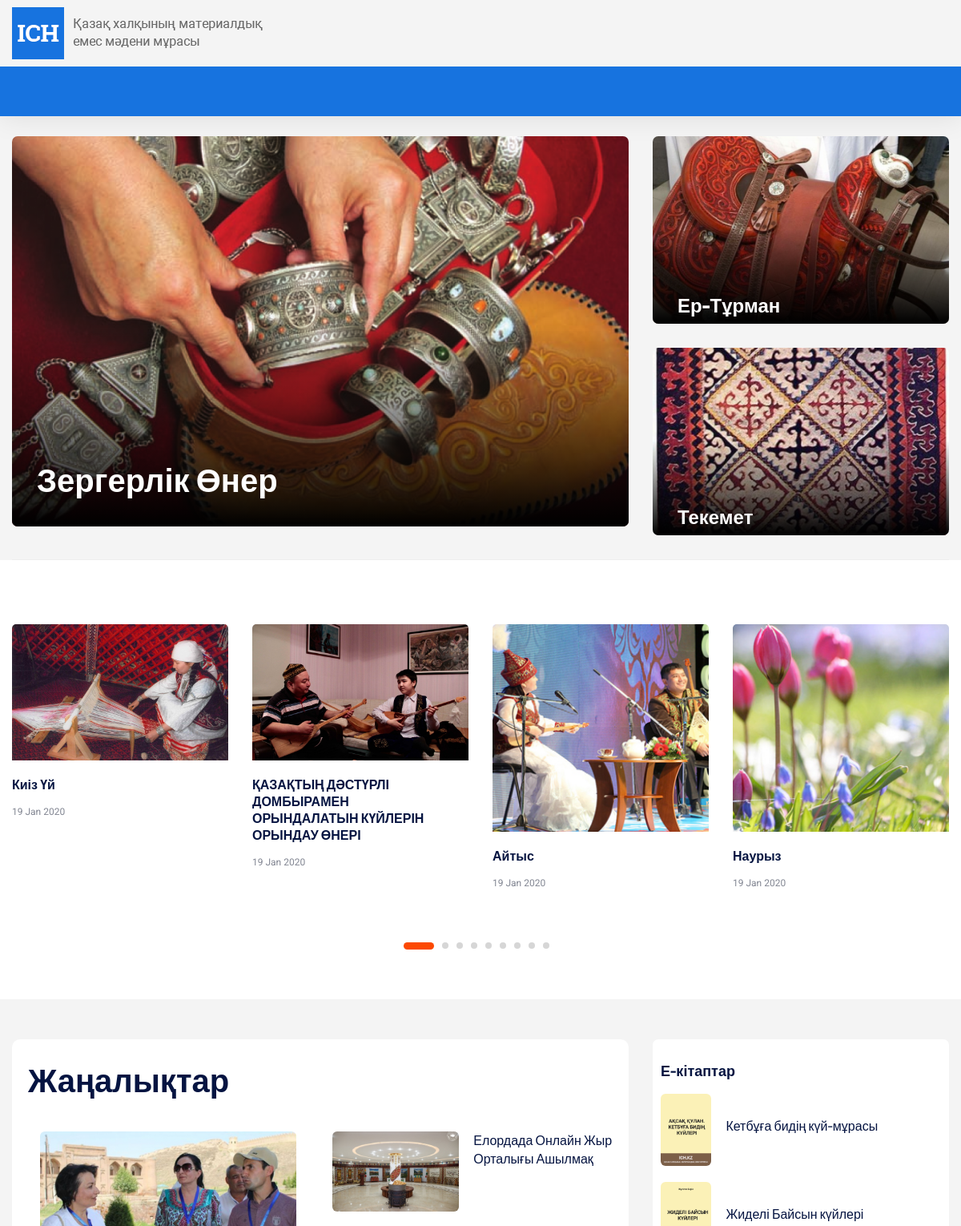
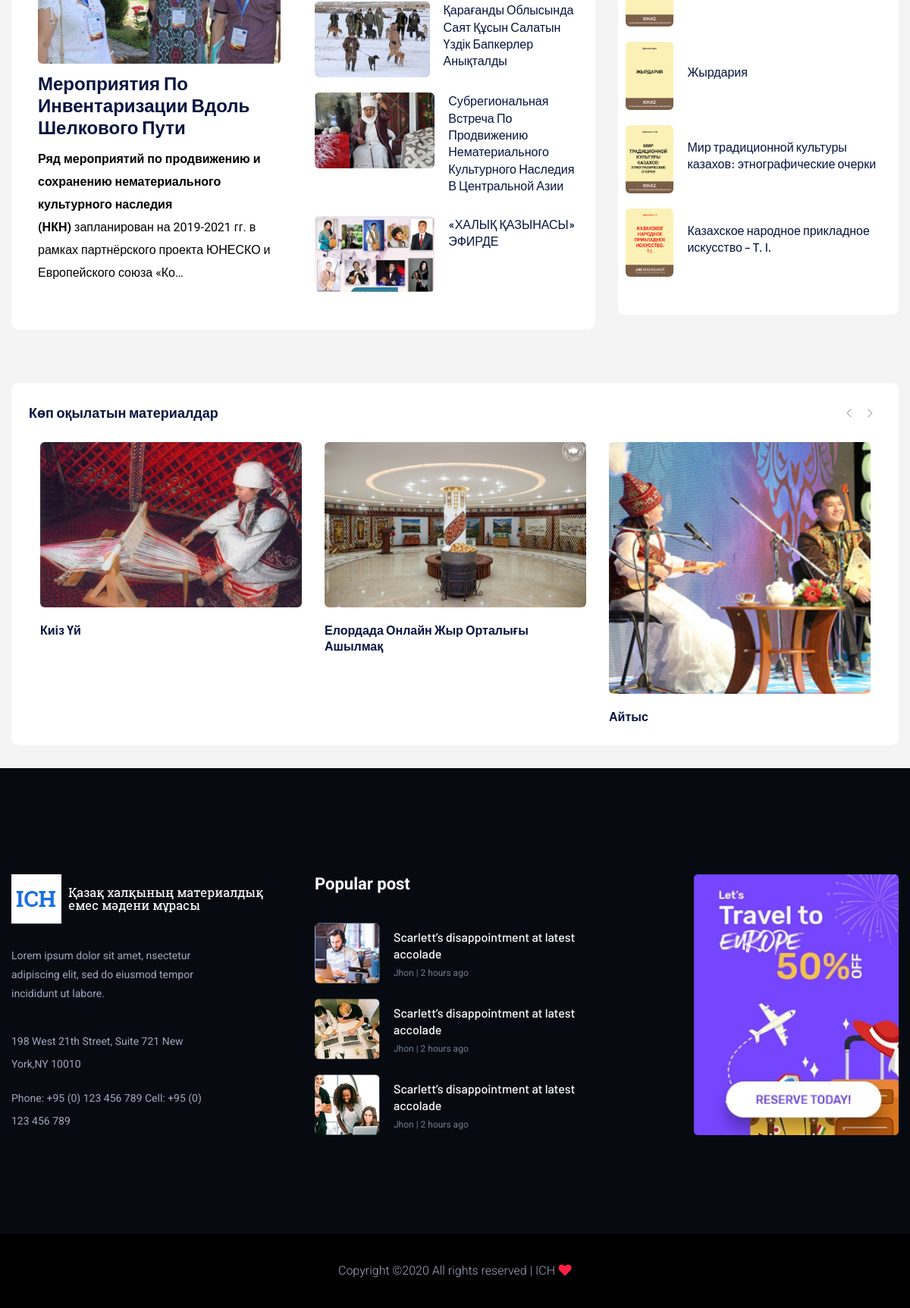
The page / on the database its author committed (2 pictures, top to bottom).
### blog/models.py (models this page shows)
class Post(models.Model):
    title = models.CharField("Заголовок", max_length=500)
    slug = models.SlugField("url", max_length=100, unique=True)
    text = models.TextField("Содержание")
    created_date = models.DateTimeField("Дата создания", auto_now_add=True)
    edit_date = models.DateTimeField(
        "Дата редактирования",
        default=timezone.now,
        blank=True,
        null=True
    )
    published_date = models.DateTimeField(
        "Дата публикации",
        default=timezone.now,
        blank=True,
        null=True
    )
    image = models.ImageField("Главная фотография", upload_to="post/")
    category = models.ForeignKey(
        Category,
        verbose_name="Категория",
        on_delete=models.CASCADE,
        null=True
    )
    published = models.BooleanField("Опубликовать?", default=True)
    views = models.PositiveIntegerField("Просмотрено", default=0)
    class Meta:
        verbose_name = "Пост"
        verbose_name_plural = "Посты"
    class MPTTMeta:
        level_attr = 'mptt_level'
        order_insertion_by = ['title']

### book/models.py (models this page shows, shortened)
class Book(models.Model):
    authors = models.ManyToManyField(AuthorBook, verbose_name='Автор(ы)')
    title = models.CharField("Наименование", max_length=500)
    slug = models.SlugField("url (книги, сборника, журнала)", max_length=100, unique=True)
    text = models.TextField("Описание")
    pages = models.PositiveIntegerField('Количество страниц', default=0)
    years = models.PositiveIntegerField('Год выпуска')
    file = models.FileField('Книга', upload_to="books/", blank=True)
    url = models.CharField("url на внешний ресурс", max_length=255, null=True, blank=True)
    created_date = models.DateTimeField("Дата создания", auto_now_add=True)
    edit_date = models.DateTimeField(
        "Дата редактирования",
        default=timezone.now,
        blank=True,
        null=True
    )
    published_date = models.DateTimeField(
        "Дата публикации",
        default=timezone.now,
        blank=True,
        null=True
    )
    image = models.ImageField("Главная фотография", upload_to="books_img/")
    category = models.ForeignKey(
        CategoryBook,
        verbose_name="Категория",
        on_delete=models.CASCADE,
        null=True
    )
    published = models.BooleanField("Опубликовать?", default=True)
    views = models.PositiveIntegerField("Просмотрено", default=0)
    tag = models.ManyToManyField(TagBook, verbose_name='Теги', blank=True, null=True)
    class Meta:
        verbose_name = "Книги, журналы, сборники"
        verbose_name_plural = "Книги, журналы, сборники"
    def name_tag(self):
        return '\n, \n '.join([str(child.name) for child in self.tag.all()])
    name_tag.short_description = 'Теги книг'

### blog/views.py (the view)
# urls.py: path('', Home.as_view(), name='home'),
class Home(ListView):
    model = Post
    template_name = 'blog/home.html'

### blog/templatetags/blog_tags.py (called while the page is built)
@register.inclusion_tag('inc/tags/blog/4_most_popular_tag.html')
def get_popular(count=10):
    posts = Post.objects.order_by('-views')[:count]
    return {"items": posts}

def get_post_item_category(category, order, count):
    post = Post.objects.filter(
            category_id=category,
            category__published=True,
            published=True
        ).order_by(order)
    if count is not None:
        post = post[:count]
    return post

@register.inclusion_tag('inc/tags/base_tag.html', takes_context=True)
def post_item(context, category, template = 'inc/tags/blog/1_post_tag_main.html', order='-id', count=None):
    return {
        "template": template,
        "items": get_post_item_category(category, order, count)
    }

### book/templatetags/book_tags.py (called while the page is built)
def get_book_item_category(order, count):
    post = Book.objects.filter(
            category__published=True,
            published=True
        ).order_by(order)
    if count is not None:
        post = post[:count]
    return post

@register.inclusion_tag('inc/tags/base_tag.html', takes_context=True)
def book_item(context, template = 'inc/tags/book/books_tag.html', order='-id', count=None):
    return {
        "template": template,
        "items": get_book_item_category( order, count)
    }

### menu/templatetags/menu_tags.py (called while the page is built)
def get_menu_item(menu):
    return MenuItem.objects.filter(
            menu__name=menu,
            menu__published=True,
            published=True
        )

@register.inclusion_tag('inc/tags/base_tag.html', takes_context=True)
def menu_item(context, menu, template='inc/tags/menu/menu-item-tag.html'):
    return {
        "template": template,
        "items": get_menu_item(menu)
    }

### templates/blog/home.html
{% extends 'base.html' %}
{% load static  blog_tags %}
{% block content %}
{% post_item category=5 count=3  template='inc/tags/blog/1_post_tag_main.html' %}
{% post_item category=10 template='inc/tags/blog/2_human_tag.html' %}
{% post_item category=3 count=5 template='inc/tags/blog/3_last_news_tag_main.html' %}
{% get_popular %}
{% endblock %}

### templates/inc/tags/blog/1_post_tag_main.html
<div class="trending-area fix pt-25 gray-bg">
    <div class="container">
        <div class="trending-main">
            <div class="row">
                <div class="col-lg-8">
                        <div class="slider-active">
                            <div class="single-slider">
                            {% for post in items %}
                                {% if forloop.first %}
                                    <div class="trending-top mb-30">
                                        <div class="trend-top-img">
                                            <img src="{{ post.image.url }}" alt="">
                                            <div class="trend-top-cap">
                                                <h2><a href="latest_news.html" data-animation="fadeInUp" data-delay=".4s"
                                                       data-duration="1000ms">{{ post.title }}</a></h2>
                                                 </div>
                                        </div>
                                    </div>
                                    </div>
                                    </div>
                                    </div>
                                    <div class="col-lg-4">
 {% else %}
                                    <div class="row">
                                        <div class="col-lg-12 col-md-6 col-sm-6">
                                            <div class="trending-top mb-30">
                                                <div class="trend-top-img">
                                                    <img src="{{ post.image.url }}" alt="">
                                                    <div class="trend-top-cap trend-top-cap2">
                                                        <h2><a href="latest_news.html">{{ post.title }}</a></h2>
                                                    </div>
                                                </div>
                                            </div>
                                        </div>
                                    </div>
{% endif %}
{% endfor %}
                    </div>
            </div>
        </div>
    </div>
</div>

### templates/inc/tags/blog/2_human_tag.html
    <div class="weekly3-news-area pt-80 pb-130">
        <div class="container">
            <div class="weekly3-wrapper">
                <div class="row">
                    <div class="col-lg-12">
                        <div class="slider-wrapper">
                            <div class="row">
                                <div class="col-lg-12">
                                    <div class="weekly3-news-active dot-style d-flex">
                                        {% for post in items %}
                                        <div class="weekly3-single">
                                            <div class="weekly3-img">
                                                <img src="{{ post.image.url}}" alt="">
                                            </div>
                                            <div class="weekly3-caption">
                                                <h4><a href="latest_news.html">{{ post.title}}</a></h4>
                                                <p>19 Jan 2020</p>
                                            </div>
                                        </div>
                                        {% endfor %}
                                    </div>
                                </div>
                            </div>
                        </div>
                    </div>
                </div>
            </div>
        </div>
    </div>

### templates/inc/tags/blog/3_last_news_tag_main.html
{% load static book_tags%}
<section class="whats-news-area pt-50 pb-20 gray-bg">
    <div class="container">
        <div class="row">
            <div class="col-lg-8">
                <div class="whats-news-wrapper">
                    <div class="row justify-content-between align-items-end mb-15">
                        <div class="col-xl-4">
                            <div class="section-tittle mb-30">
                                <h3>Жаңалықтар</h3>
                            </div>
                        </div>
                    </div>
                    <div class="row">
                        <div class="col-12">
                            <div class="row">
                                <div class="col-xl-6 col-lg-12">
                                    {% for post in items %}
                                        {% if forloop.first %}
                                            <div class="whats-news-single mb-40 mb-40">
                                                <div class="whates-img">
                                                    <img src="{{ post.image.url }}" alt="">
                                                </div>
                                                <div class="whates-caption">
                                                    <h4><a href="latest_news.html">{{ post.title }}</a></h4>
                                                    {{ post.text|safe|truncatechars_html:190 }}
                                                </div>
                                            </div>
                                            </div>
                                            <div class="col-xl-6 col-lg-12">
                                            <div class="row">
                                        {% else %}
                                            <div class="col-xl-12 col-lg-6 col-md-6 col-sm-10">
                                                <div class="whats-right-single mb-20">
                                                    <div class="whats-right-img">
                                                        <img src="{{ post.image.url }}" alt="" height="100px">
                                                    </div>
                                                    <div class="whats-right-cap">
                                                        <h4><a href="latest_news.html">{{ post.title }}</a></h4>
                                                    </div>
                                                </div>
                                            </div>
                                        {% endif %}
                                    {% endfor %}
                                    </div>
                                    </div>
                            </div>
                        </div>
                    </div>
                </div>
            </div>
{% book_item count=5 %}
        </div>
    </div>
</section>

### templates/inc/tags/book/books_tag.html
<div class="col-lg-4">
    <div class="most-recent-area">
        <div class="small-tittle mb-20">
            <h4>Е-кітаптар</h4>
        </div>
        {% for book in items %}
            <div class="most-recent-single">
                <div class="most-recent-images">
                    <img src="{{ book.image.url }}" alt="" height="90px">
                </div>
                <div class="most-recent-capt">
                    <h4><a href="latest_news.html">{{ book.title }}</a></h4>
                </div>
            </div>
        {% endfor %}
    </div>
</div>

### templates/inc/tags/blog/4_most_popular_tag.html
<div class="weekly2-news-area pt-50 pb-30 gray-bg">
    <div class="container">
        <div class="weekly2-wrapper">
            <div class="row">
                <div class="col-lg-12">
                    <div class="slider-wrapper">
                        <div class="row">
                            <div class="col-lg-12">
                                <div class="small-tittle mb-30">
                                    <h4>Көп оқылатын материалдар</h4>
                                </div>
                            </div>
                        </div>
                        <div class="row">
                            <div class="col-lg-12">
                                <div class="weekly2-news-active d-flex">
                                    {% for post in items %}
                                        <div class="weekly2-single">
                                            <div class="weekly2-img">
                                                <img src="{{ post.image.url }}" alt="">
                                            </div>
                                            <div class="weekly2-caption">
                                                <h4><a href="#">{{ post.title}}</a></h4>
                                            </div>
                                        </div>
                                    {% endfor %}
                                </div>
                            </div>
                        </div>
                    </div>
                </div>
            </div>
        </div>
    </div>
</div>

### rows shown on the page
Post: image (picture), title "Зергерлік Өнер"
Post: image (picture), title "Ер-Тұрман"
Post: image (picture), title "Текемет"
Post: image (picture), title "Киіз Үй"
Post: image (picture), title "ҚАЗАҚТЫҢ ДӘСТҮРЛІ ДОМБЫРАМЕН ОРЫНДАЛАТЫН КҮЙЛЕРІН ОРЫНДАУ ӨНЕРІ"
Post: image (picture), title "Айтыс"
Post: image (picture), title "Наурыз"
Post: image (picture), title "Мероприятия По Инвентаризации Вдоль Шелкового Пути", text "Ряд мероприятий по продвижению и сохранению нематериального культурного наследия (НКН) запланирован на 2019-2021 гг. в рамках партнёрского проекта ЮНЕСКО и Европейского союза «Ко…"
Post: image (picture), title "Елордада Онлайн Жыр Орталығы Ашылмақ"
Post: image (picture), title "Қарағанды Облысында Саят Құсын Салатын Үздік Бапкерлер Анықталды"
Post: image (picture), title "Субрегиональная Встреча По Продвижению Нематериального Культурного Наследия В Центральной Азии"
Post: image (picture), title "«ХАЛЫҚ ҚАЗЫНАСЫ» ЭФИРДЕ"
Book: image (picture), title "Кетбұға бидің күй-мұрасы"
Book: image (picture), title "Жиделі Байсын күйлері"
Book: image (picture), title "Жырдария"
Book: image (picture), title "Мир традиционной культуры казахов: этнографические очерки"
Book: image (picture), title "Казахское народное прикладное искусство – T. I."
